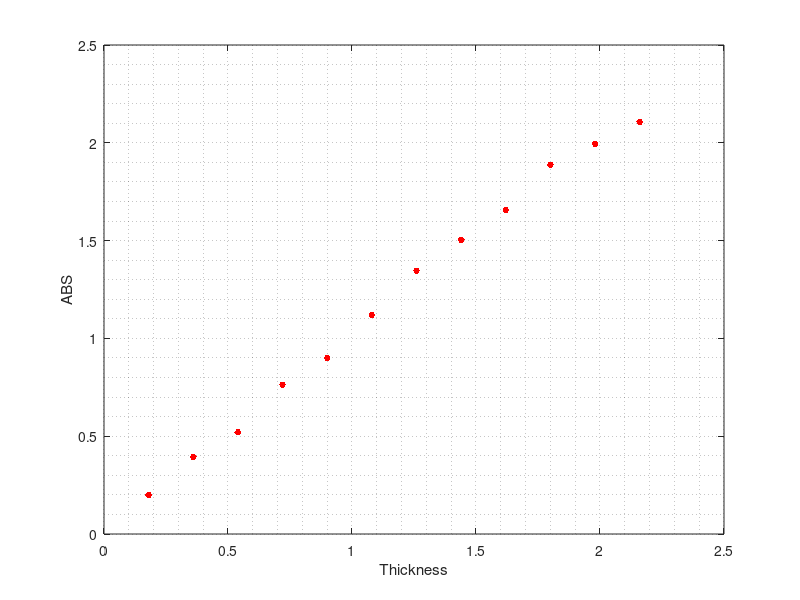

Reproduce this figure in MATLAB.
clear("M","Mt","Mr","Mg","Mb","My");
Mt = csvread("Data/transparent.csv");
#{
Mr = csvread("Data/red.csv");
Mg = csvread("Data/green.csv");
Mb = csvread("Data/blue.csv");
My = csvread("Data/yellow.csv");
#}
[p,s] = polyfit(Mt(1:end,2),Mt(1:end,1), 0);

plot(Mt(1:end,2),Mt(1:end,1),".r","markersize", 15)
     grid minor on
     xlabel("Thickness");
     ylabel("ABS");
print ("1.pdf")
close()